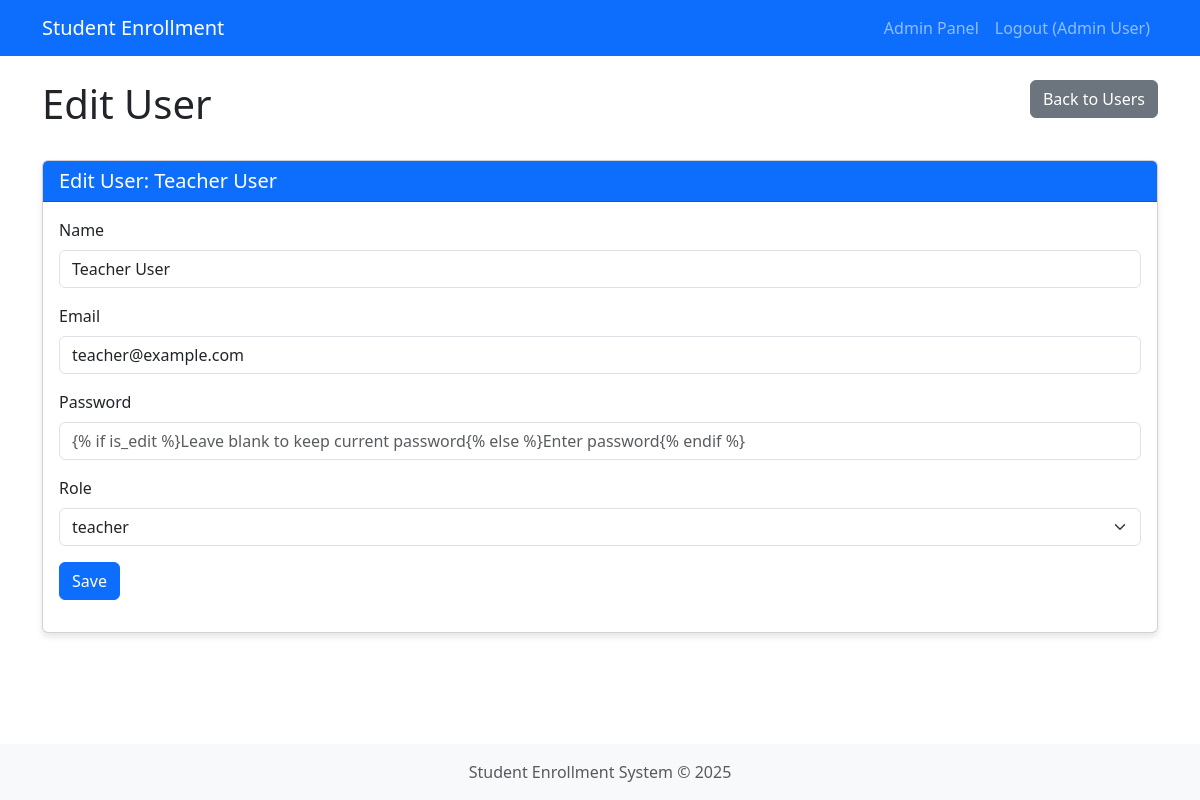
Before: /admin/custom_users/edit/2 (signed in) with the older database file.
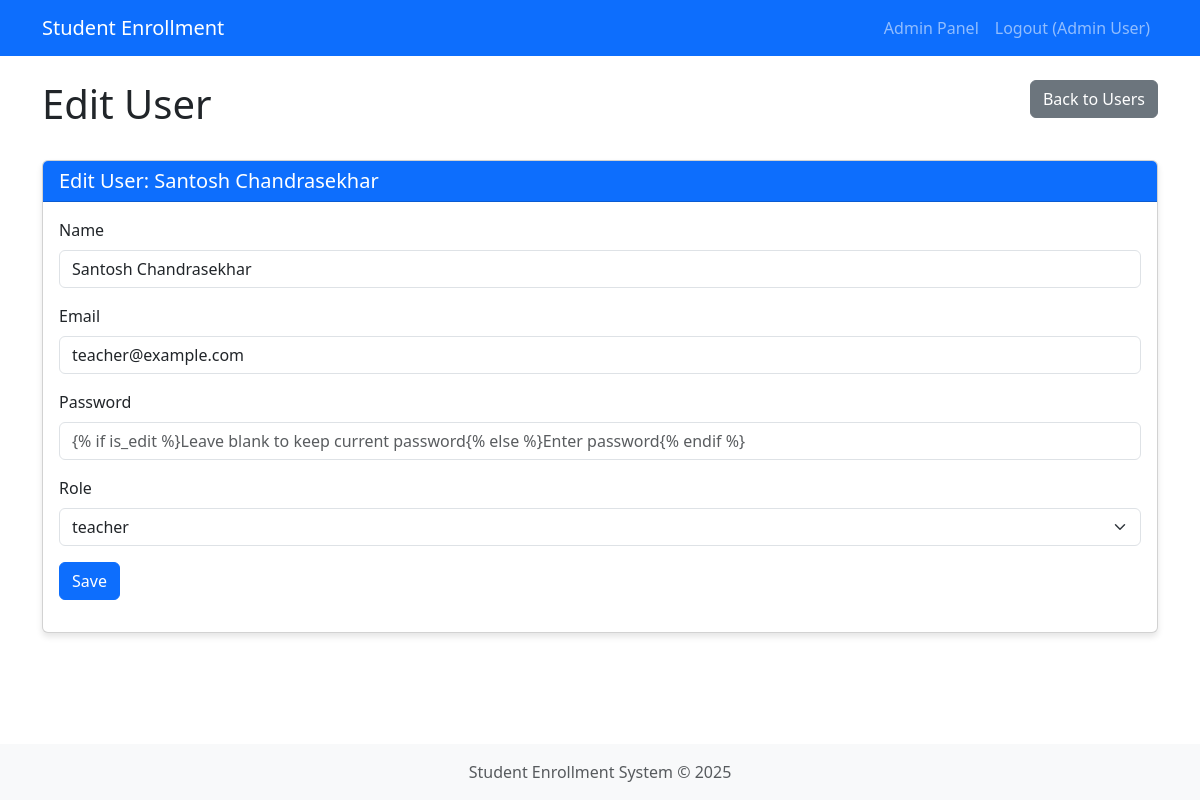
After: the same page with the newer database file.
### app.py (models this page shows, shortened)
class User(db.Model, UserMixin):
    id = db.Column(db.Integer, primary_key=True)
    email = db.Column(db.String(100), unique=True, nullable=False)
    name = db.Column(db.String(100), nullable=False)
    password = db.Column(db.String(200), nullable=False)
    role_id = db.Column(db.Integer, db.ForeignKey('role.id'), nullable=False)
    created_at = db.Column(db.DateTime, default=datetime.now)
    courses_teaching = db.relationship('Course', backref='teacher', lazy=True,
                                      cascade="all, delete-orphan")
    enrollments = db.relationship('Enrollment', backref='student', lazy=True,
                                 cascade="all, delete-orphan",
                                 primaryjoin="User.id==Enrollment.student_id")

### app.py (the view, shortened to what this page needs)
@app.route('/admin/custom_users/edit/<int:user_id>', methods=['GET', 'POST'])
@login_required
@role_required('admin')
def admin_edit_user(user_id):
    user = User.query.get_or_404(user_id)
    form = UserForm(obj=user)
    form.role_id.choices = [(r.id, r.name) for r in Role.query.all()]
    if request.method == 'GET':
        form.password.data = ''
    return render_template('admin/user_form.html', form=form, is_edit=True, user=user)

### app.py
class UserForm(FlaskForm):
    name = StringField('Name', validators=[DataRequired(), Length(max=100)])
    email = StringField('Email', validators=[DataRequired(), Email(), Length(max=100)])
    password = PasswordField('Password', validators=[Optional(), Length(min=6)])
    role_id = SelectField('Role', coerce=int, validators=[DataRequired()])
    submit = SubmitField('Save')

### app.py (called while the page is built)
@login_manager.user_loader
def load_user(user_id):
    return User.query.get(int(user_id))

def role_required(role_name):
    def decorator(f):
        @wraps(f)
        def decorated_function(*args, **kwargs):
            if not current_user.is_authenticated:
                return redirect(url_for('login'))
            if not current_user.role or current_user.role.name != role_name:
                flash('You do not have permission to access this page.', 'danger')
                return redirect(url_for('dashboard'))
            return f(*args, **kwargs)
        return decorated_function
    return decorator

### templates/admin/user_form.html (shortened to what this page needs)
{% extends 'base.html' %}
{% block content %}
<div class="row mb-4">
    <div class="col-6">
        <h1>{% if is_edit %}Edit User{% else %}Create User{% endif %}</h1>
    </div>
    <div class="col-6 text-end">
        <a href="{{ url_for('admin_users') }}" class="btn btn-secondary">Back to Users</a>
    </div>
</div>
<div class="card">
    <div class="card-header bg-primary text-white">
        <h5 class="mb-0">{% if is_edit %}Edit User: {{ user.name }}{% else %}New User{% endif %}</h5>
    </div>
    <div class="card-body">
        <form method="POST">
            <div class="mb-3">
                {{ form.name.label(class="form-label") }}
                {{ form.name(class="form-control") }}
            </div>
            <div class="mb-3">
                {{ form.email.label(class="form-label") }}
                {{ form.email(class="form-control") }}
            </div>
            <div class="mb-3">
                {{ form.password.label(class="form-label") }}
                {{ form.password(class="form-control", placeholder="{% if is_edit %}Leave blank to keep current password{% else %}Enter password{% endif %}") }}
            </div>
            <div class="mb-3">
                {{ form.role_id.label(class="form-label") }}
                {{ form.role_id(class="form-select") }}
            </div>
            <div class="mb-3">
                {{ form.submit(class="btn btn-primary") }}
            </div>
        </form>
    </div>
</div>
{% endblock %}

Changed rows visible on the page:
changed User "teacher@example.com": name "Teacher User" → "Santosh Chandrasekhar"
